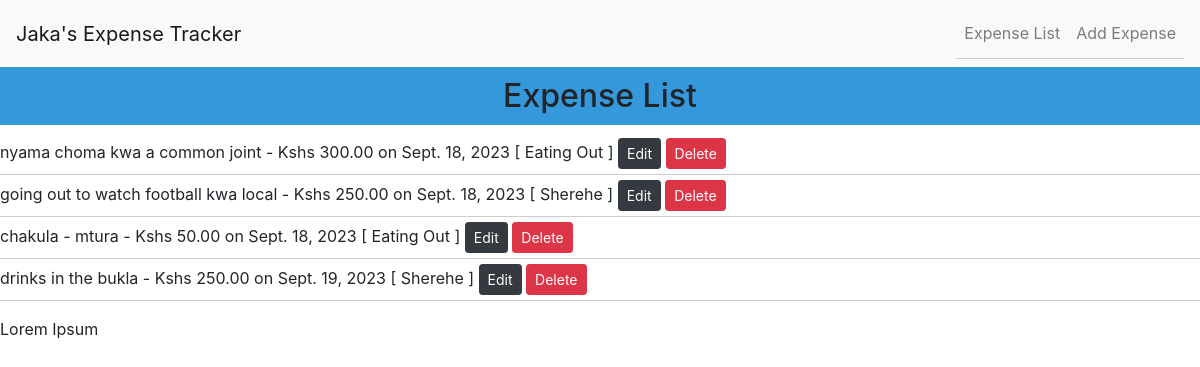
/, run on an earlier commit of the app's database.
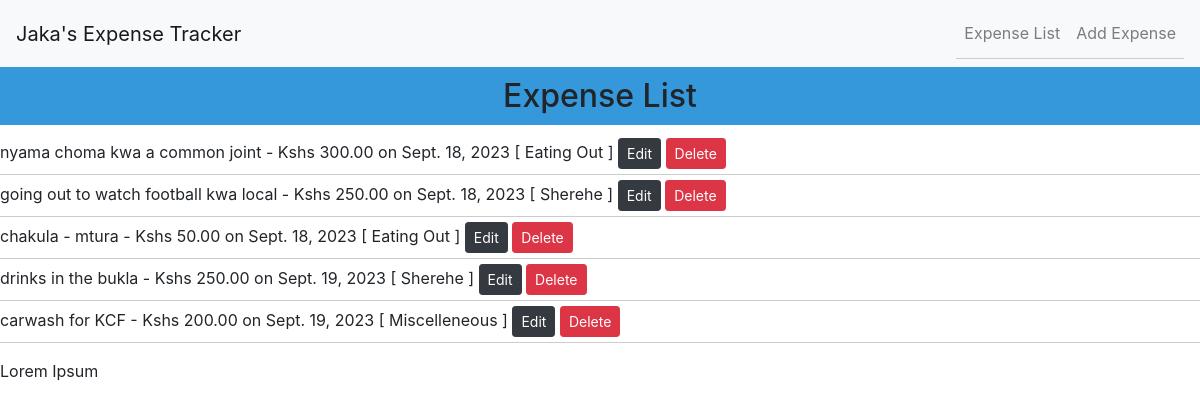
And on a later commit of the database.
### tracker/models.py (models this page shows, shortened)
class Expense(models.Model):
    user = models.ForeignKey(User, on_delete=models.CASCADE)
    date = models.DateField()
    description = models.CharField(max_length=200)
    amount = models.DecimalField(max_digits=10, decimal_places=2)
    category = models.ForeignKey(
        Category, on_delete=models.SET_NULL, null=True, blank=True)

class Category(models.Model):
    name = models.CharField(max_length=100)
    def __str__(self):
        return self.name

### tracker/views.py (the view)
# urls.py: path('', index, name="expense_list"),
def index(request):
    expenses = Expense.objects.all()
    return render(request, 'home.html', {'expenses': expenses})

### tracker/templates/home.html
{% extends 'base.html' %} {% block content %}
<h2>Expense List</h2>
<ul>
	{% for expense in expenses %}
	<li>
		{{ expense.description }} - Kshs {{ expense.amount }} on {{ expense.date }}
		[ {{ expense.category }} ]
		<a href="{% url 'edit_expense' expense.id %}" class="btn btn-dark btn-sm"
			>Edit</a
		>
		<a
			href="{% url 'delete_expense' expense.id %}"
			class="btn btn-danger btn-sm"
			>Delete</a
		>
	</li>
	{% endfor %}
</ul>
<p>Lorem Ipsum</p>
{% endblock content %}

What changed in the data, as far as the page shows it:
added Expense: description "carwash for KCF", amount "200.00", date "Sept. 19, 2023", category "Miscelleneous"
